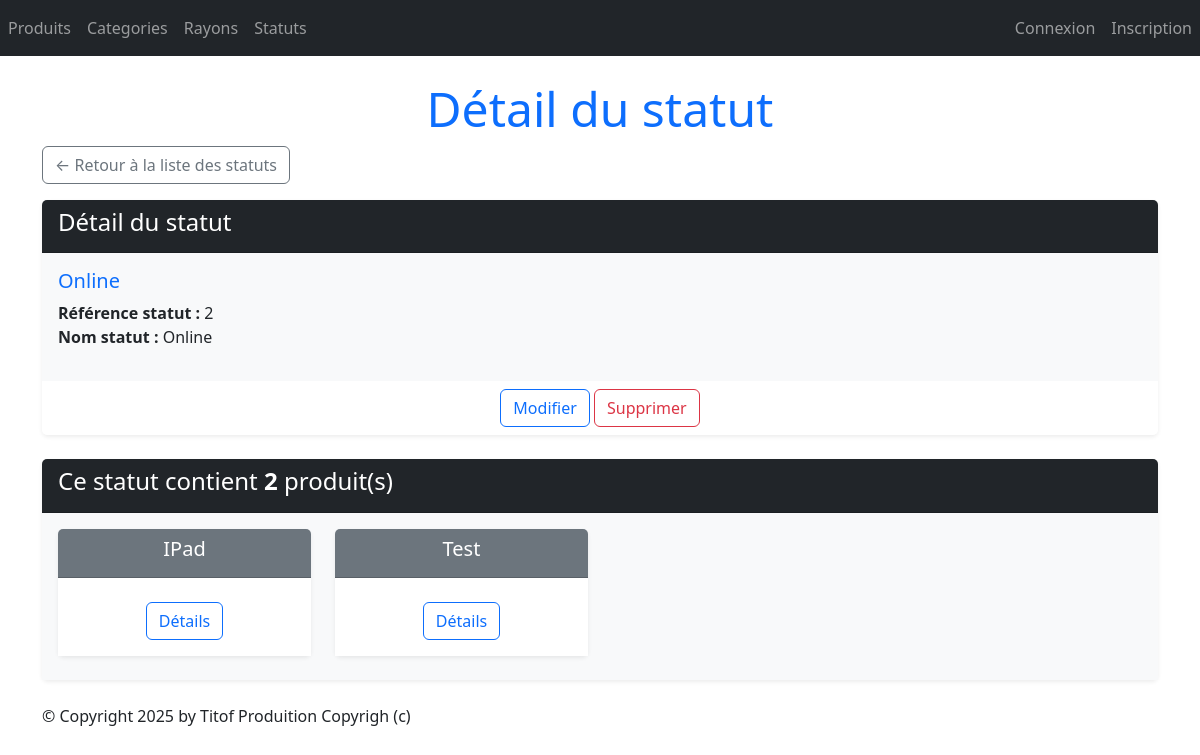
Page /monApp/statut/2/ on the committed database.
### monApp/models.py (models this page shows, shortened)
class Statut(models.Model):
    idStatus = models.AutoField(primary_key=True)
    libelleStatus = models.CharField(max_length=100)

class Produit(models.Model):
    refProd = models.AutoField(primary_key=True)
    intituleProd = models.CharField(max_length=200)
    prixUnitaireProd = models.DecimalField(max_digits=10, decimal_places=2)
    dateFabProd = models.DateField(default=date.today)
    categorie = models.ForeignKey(Categorie, on_delete=models.CASCADE, related_name="produits_categorie", null=True, blank=True)
    status = models.ForeignKey(Statut, on_delete=models.CASCADE, related_name="produits_status",null=True, blank=True)

### monApp/views.py (the view)
# urls.py: path("statut/<int:pk>/", views.StatutDetailView.as_view(), name="dtl_statut"),
class StatutDetailView(DetailView):
    model = Statut
    template_name = "monApp/Read/detail/statut.html"
    context_object_name = "statut"
    def get_queryset(self):
        return Statut.objects.annotate(nb_produits=Count('produits_status'))
    def get_context_data(self, **kwargs):
        context = super(StatutDetailView, self).get_context_data(**kwargs)
        context['titremenu'] = "Détail du statut"
        context['prdts'] = self.object.produits_status.all()
        return context

### monApp/templates/monApp/Read/detail/statut.html
{% extends 'monApp/base.html' %}
{% block menu %}
    <h1 class="display-5 text-center text-primary">{{ titremenu }}</h1>
{% endblock %}
{% block contenu %}
<div class="mb-3">
    <a href="{% url 'lst_statuts' %}" class="btn btn-outline-secondary">
        &larr; Retour à la liste des statuts
    </a>
</div>
    <div class="card mb-4 shadow-sm border-0">
        <div class="card-header bg-dark text-white">
            <h4>Détail du statut</h4>
        </div>
        <div class="card-body bg-light">
            <h5 class="card-title text-primary">{{ statut.libelleStatus }}</h5>
            <ul class="list-unstyled">
                <li><strong>Référence statut :</strong> {{ statut.idStatus }}</li>
                <li><strong>Nom statut :</strong> {{ statut.libelleStatus }}</li>
            </ul>
        </div>
        <div class="card-footer text-center bg-white border-0">
            <button type="button" class="btn btn-outline-primary" onclick="window.location.href='{% url 'statut_chng' statut.idStatus %}'">Modifier</button>
            <button onclick="window.location.href='{% url 'dlt_statut' statut.idStatus %}';" class="btn btn-outline-danger">Supprimer</button>
        </div>
    </div>
     <div class="card mb-4 mt-2 shadow-sm border-0">
        <div class="card-header bg-dark text-white">
            <h4>Ce statut contient <strong>{{ statut.nb_produits }}</strong> produit(s)</h4>
        </div>
        <div class="card-body bg-light">
            <div class="row">
                {% if prdts %}
                    {% for prdt in prdts %}
                        <div class="col-sm-3">
                            <div class="card mb-2 text-center border-0 shadow-sm">
                                <div class="card-header bg-secondary text-white">
                                    <h5 class="card-title">{{ prdt.intituleProd }}</h5>
                                </div>
                                <div class="card-body bg-white">
                                    <a href="{% url 'dtl_prdt' prdt.refProd %}" class="btn btn-outline-primary mt-2">Détails</a>
                                </div>
                            </div>
                        </div>
                    {% endfor %}
                {% else %}
                    <p class="text-muted">Aucun produit trouvé pour cette catégorie.</p>
                {% endif %}
            </div>
        </div>
    </div>
{% endblock %}

### static/styles.css (style rules this page uses)
h1 { color: red; }

### rows in the picture
Statut: libelleStatus "Online", idStatus "2", nb_produits "2"
Produit: intituleProd "IPad"
Produit: intituleProd "Test"

### other values in the picture
{{ titremenu }} "Détail du statut"
